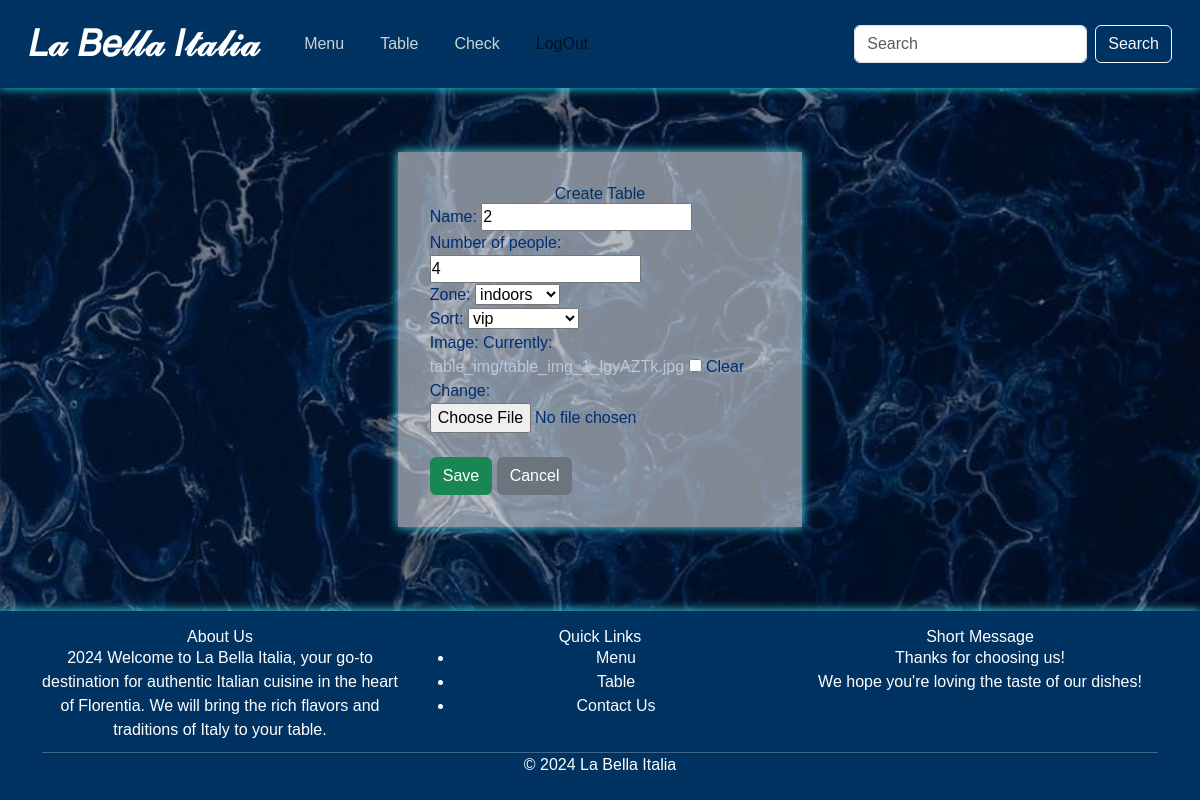
Page /tables/2/update/ (signed in) on the committed database.
### project/models.py (models this page shows)
class Table(models.Model):
    ZONE = [
        ("Indoors", "indoors"),
        ("Outdoors", "outdoors")
    ]
    SORT = [
        ("VIP", "vip"),
        ("General", "general"),
        ("Appointment", "appointment")
    ]
    name = models.CharField(max_length=255)
    number_of_people = models.IntegerField()
    zone = models.CharField(max_length=10, choices=ZONE)
    sort = models.CharField(max_length=20, choices=SORT)
    image = models.ImageField(upload_to= "table_img/", blank = True, null = True)

### project/views.py (the view, shortened to what this page needs)
# urls.py: path('tables/<int:pk>/update/', TableUpdateView.as_view(), name='table-update'),
class TableUpdateView(LoginRequiredMixin, UpdateView):
    model = Table
    template_name = "table/table_form.html"
    form_class = TableForm

### project/forms.py
class TableForm(forms.ModelForm):
    class Meta:
        model = Table
        fields = ['name', 'number_of_people', "zone", "sort", 'image']

### templates/table/table_form.html (shortened to what this page needs)
{% extends "base.html" %}
{% load static %}
{% block content %}
<main class="main-content">
    <section>
        <h1 class="text-center">Create Table</h1>
        <form method="post" enctype="multipart/form-data">
            {% for field in form %}
                <div class="form-group">
                    {{ field.label_tag }}
                    {{ field }}
                </div>
            {% endfor %}
            <form method="post" action="{% url 'table-list' %}" >
                <br>
                <button type="submit" class="btn btn-success">Save</button>
                <a href="{% url 'table-list' %}" class="btn btn-secondary">Cancel</a>
            </form>
        </form>
    </section>
</main>
{% endblock %}

### rows in the picture
Table: form "2" "4" "indoors" "vip"

### other values in the picture
{{ field.label_tag }} "Name:" "Number of people:" "Zone:" "Sort:" "Image:"
